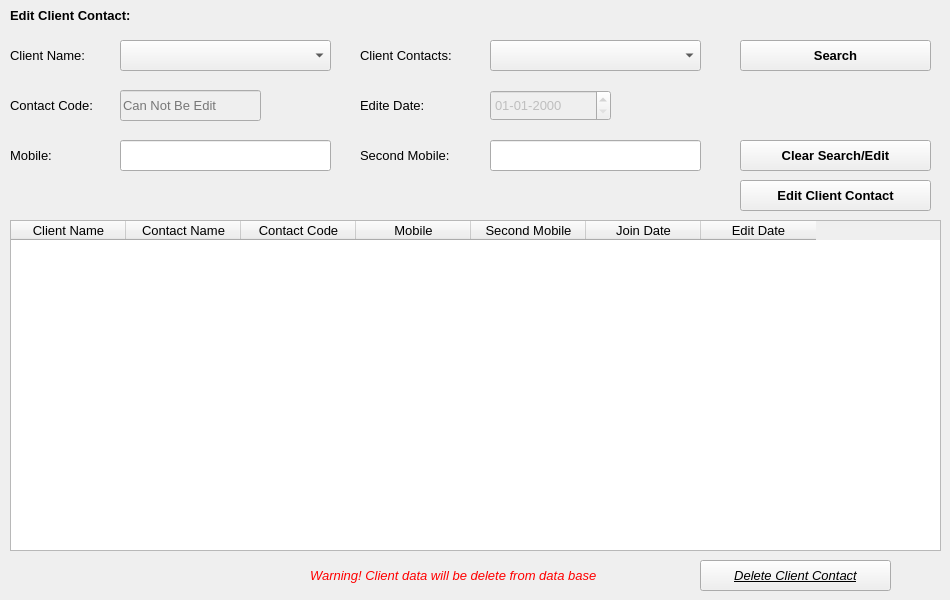
     <widget class="QWidget" name="tab_5">
      <attribute name="title">
       <string>Edit Client Contact</string>
      </attribute>
      <widget class="QLabel" name="label_26">
       <property name="geometry">
        <rect>
         <x>180</x>
         <y>190</y>
         <width>281</width>
         <height>21</height>
        </rect>
       </property>
       <property name="font">
        <font>
         <family>Segoe UI</family>
         <pointsize>10</pointsize>
        </font>
       </property>
       <property name="styleSheet">
        <string notr="true">color:rgb(255, 0, 0);</string>
       </property>
       <property name="text">
        <string/>
       </property>
      </widget>
      <widget class="QLineEdit" name="lineEdit_82">
       <property name="geometry">
        <rect>
         <x>490</x>
         <y>140</y>
         <width>211</width>
         <height>31</height>
        </rect>
       </property>
       <property name="font">
        <font>
         <family>Segoe UI</family>
         <pointsize>10</pointsize>
        </font>
       </property>
       <property name="text">
        <string/>
       </property>
       <property name="frame">
        <bool>true</bool>
       </property>
      </widget>
      <widget class="QPushButton" name="editcontactbutton">
       <property name="geometry">
        <rect>
         <x>740</x>
         <y>180</y>
         <width>191</width>
         <height>31</height>
        </rect>
       </property>
       <property name="font">
        <font>
         <family>Segoe UI</family>
         <pointsize>10</pointsize>
         <weight>75</weight>
         <bold>true</bold>
        </font>
       </property>
       <property name="styleSheet">
        <string notr="true"/>
       </property>
       <property name="text">
        <string>Edit Client Contact</string>
       </property>
      </widget>
      <widget class="QComboBox" name="contactcombedclname">
       <property name="enabled">
        <bool>true</bool>
       </property>
       <property name="geometry">
        <rect>
         <x>120</x>
         <y>40</y>
         <width>211</width>
         <height>31</height>
        </rect>
       </property>
       <property name="font">
        <font>
         <family>Segoe UI</family>
         <pointsize>10</pointsize>
         <weight>50</weight>
         <bold>false</bold>
        </font>
       </property>
       <property name="mouseTracking">
        <bool>false</bool>
       </property>
       <property name="acceptDrops">
        <bool>false</bool>
       </property>
       <property name="styleSheet">
        <string notr="true"/>
       </property>
       <property name="editable">
        <bool>false</bool>
       </property>
       <property name="currentText">
        <string/>
       </property>
       <property name="currentIndex">
        <number>-1</number>
       </property>
       <property name="maxVisibleItems">
        <number>10</number>
       </property>
       <property name="frame">
        <bool>true</bool>
       </property>
      </widget>
      <widget class="QPushButton" name="searchcontactbutton">
       <property name="geometry">
        <rect>
         <x>740</x>
         <y>40</y>
         <width>191</width>
         <height>31</height>
        </rect>
       </property>
       <property name="font">
        <font>
         <family>Segoe UI</family>
         <pointsize>10</pointsize>
         <weight>75</weight>
         <bold>true</bold>
        </font>
       </property>
       <property name="styleSheet">
        <string notr="true"/>
       </property>
       <property name="text">
        <string>Search</string>
       </property>
      </widget>
      <widget class="QLineEdit" name="lineEdit_79">
       <property name="geometry">
        <rect>
         <x>120</x>
         <y>140</y>
         <width>211</width>
         <height>31</height>
        </rect>
       </property>
       <property name="font">
        <font>
         <family>Segoe UI</family>
         <pointsize>10</pointsize>
        </font>
       </property>
       <property name="text">
        <string/>
       </property>
       <property name="frame">
        <bool>true</bool>
       </property>
      </widget>
      <widget class="QComboBox" name="concombedcona">
       <property name="enabled">
        <bool>true</bool>
       </property>
       <property name="geometry">
        <rect>
         <x>490</x>
         <y>40</y>
         <width>211</width>
         <height>31</height>
        </rect>
       </property>
       <property name="font">
        <font>
         <family>Segoe UI</family>
         <pointsize>10</pointsize>
         <weight>50</weight>
         <bold>false</bold>
        </font>
       </property>
       <property name="mouseTracking">
        <bool>false</bool>
       </property>
       <property name="acceptDrops">
        <bool>false</bool>
       </property>
       <property name="styleSheet">
        <string notr="true"/>
       </property>
       <property name="editable">
        <bool>false</bool>
       </property>
       <property name="currentText">
        <string/>
       </property>
       <property name="currentIndex">
        <number>-1</number>
       </property>
       <property name="maxVisibleItems">
        <number>10</number>
       </property>
       <property name="frame">
        <bool>true</bool>
       </property>
      </widget>
      <widget class="QLabel" name="label_133">
       <property name="geometry">
        <rect>
         <x>360</x>
         <y>140</y>
         <width>131</width>
         <height>31</height>
        </rect>
       </property>
       <property name="font">
        <font>
         <family>Segoe UI</family>
         <pointsize>10</pointsize>
         <weight>50</weight>
         <bold>false</bold>
        </font>
       </property>
       <property name="text">
        <string>Second Mobile:</string>
       </property>
      </widget>
      <widget class="QPushButton" name="clearseaconbutton">
       <property name="geometry">
        <rect>
         <x>740</x>
         <y>140</y>
         <width>191</width>
         <height>31</height>
        </rect>
       </property>
       <property name="font">
        <font>
         <family>Segoe UI</family>
         <pointsize>10</pointsize>
         <weight>75</weight>
         <bold>true</bold>
        </font>
       </property>
       <property name="styleSheet">
        <string notr="true"/>
       </property>
       <property name="text">
        <string>Clear Search/Edit</string>
       </property>
      </widget>
      <widget class="QLabel" name="label_135">
       <property name="geometry">
        <rect>
         <x>10</x>
         <y>140</y>
         <width>71</width>
         <height>31</height>
        </rect>
       </property>
       <property name="font">
        <font>
         <family>Segoe UI</family>
         <pointsize>10</pointsize>
         <weight>50</weight>
         <bold>false</bold>
        </font>
       </property>
       <property name="text">
        <string>Mobile:</string>
       </property>
      </widget>
      <widget class="QLabel" name="label_131">
       <property name="geometry">
        <rect>
         <x>10</x>
         <y>40</y>
         <width>111</width>
         <height>31</height>
        </rect>
       </property>
       <property name="font">
        <font>
         <family>Segoe UI</family>
         <pointsize>10</pointsize>
         <weight>50</weight>
         <bold>false</bold>
        </font>
       </property>
       <property name="text">
        <string>Client Name:</string>
       </property>
      </widget>
      <widget class="QLineEdit" name="lineEdit_concode">
       <property name="enabled">
        <bool>false</bool>
       </property>
       <property name="geometry">
        <rect>
         <x>120</x>
         <y>90</y>
         <width>141</width>
         <height>31</height>
        </rect>
       </property>
       <property name="font">
        <font>
         <family>Segoe UI</family>
         <pointsize>10</pointsize>
        </font>
       </property>
       <property name="text">
        <string/>
       </property>
       <property name="frame">
        <bool>true</bool>
       </property>
       <property name="placeholderText">
        <string>Can Not Be Edit</string>
       </property>
      </widget>
      <widget class="QLabel" name="label_132">
       <property name="geometry">
        <rect>
         <x>360</x>
         <y>40</y>
         <width>131</width>
         <height>31</height>
        </rect>
       </property>
       <property name="font">
        <font>
         <family>Segoe UI</family>
         <pointsize>10</pointsize>
         <weight>50</weight>
         <bold>false</bold>
        </font>
       </property>
       <property name="text">
        <string>Client Contacts:</string>
       </property>
      </widget>
      <widget class="QLabel" name="label_130">
       <property name="geometry">
        <rect>
         <x>10</x>
         <y>90</y>
         <width>111</width>
         <height>31</height>
        </rect>
       </property>
       <property name="font">
        <font>
         <family>Segoe UI</family>
         <pointsize>10</pointsize>
         <weight>50</weight>
         <bold>false</bold>
        </font>
       </property>
       <property name="text">
        <string>Contact Code:</string>
       </property>
      </widget>
      <widget class="QTableWidget" name="tableWidget_7">
       <property name="enabled">
        <bool>true</bool>
       </property>
       <property name="geometry">
        <rect>
         <x>10</x>
         <y>220</y>
         <width>931</width>
         <height>331</height>
        </rect>
       </property>
       <property name="font">
        <font>
         <pointsize>10</pointsize>
        </font>
       </property>
       <attribute name="horizontalHeaderDefaultSectionSize">
        <number>115</number>
       </attribute>
       <column>
        <property name="text">
         <string>Client Name</string>
        </property>
        <property name="font">
         <font>
          <family>Segoe UI</family>
          <pointsize>10</pointsize>
         </font>
        </property>
       </column>
       <column>
        <property name="text">
         <string>Contact Name</string>
        </property>
        <property name="font">
         <font>
          <family>Segoe UI</family>
          <pointsize>10</pointsize>
         </font>
        </property>
       </column>
       <column>
        <property name="text">
         <string>Contact Code</string>
        </property>
        <property name="font">
         <font>
          <family>Segoe UI</family>
          <pointsize>10</pointsize>
         </font>
        </property>
       </column>
       <column>
        <property name="text">
         <string>Mobile</string>
        </property>
        <property name="font">
         <font>
          <family>Segoe UI</family>
          <pointsize>10</pointsize>
         </font>
        </property>
       </column>
       <column>
        <property name="text">
         <string>Second Mobile</string>
        </property>
        <property name="font">
         <font>
          <family>Segoe UI</family>
          <pointsize>10</pointsize>
         </font>
        </property>
       </column>
       <column>
        <property name="text">
         <string>Join Date</string>
        </property>
        <property name="font">
         <font>
          <family>Segoe UI</family>
          <pointsize>10</pointsize>
         </font>
        </property>
       </column>
       <column>
        <property name="text">
         <string>Edit Date</string>
        </property>
        <property name="font">
         <font>
          <family>Segoe UI</family>
          <pointsize>10</pointsize>
         </font>
        </property>
       </column>
      </widget>
      <widget class="QPushButton" name="deletecontactbutton">
       <property name="geometry">
        <rect>
         <x>700</x>
         <y>560</y>
         <width>191</width>
         <height>31</height>
        </rect>
       </property>
       <property name="font">
        <font>
         <family>Segoe UI</family>
         <pointsize>10</pointsize>
         <weight>50</weight>
         <italic>true</italic>
         <bold>false</bold>
         <underline>true</underline>
        </font>
       </property>
       <property name="styleSheet">
        <string notr="true"/>
       </property>
       <property name="text">
        <string>Delete Client Contact</string>
       </property>
      </widget>
      <widget class="QLabel" name="label_17">
       <property name="geometry">
        <rect>
         <x>180</x>
         <y>180</y>
         <width>401</width>
         <height>31</height>
        </rect>
       </property>
       <property name="font">
        <font>
         <family>Segoe UI</family>
         <pointsize>10</pointsize>
        </font>
       </property>
       <property name="styleSheet">
        <string notr="true">color:rgb(255, 0, 0);</string>
       </property>
       <property name="text">
        <string/>
       </property>
      </widget>
      <widget class="QLabel" name="label_13">
       <property name="geometry">
        <rect>
         <x>310</x>
         <y>560</y>
         <width>381</width>
         <height>31</height>
        </rect>
       </property>
       <property name="font">
        <font>
         <family>Segoe UI</family>
         <pointsize>10</pointsize>
         <weight>50</weight>
         <italic>true</italic>
         <bold>false</bold>
        </font>
       </property>
       <property name="styleSheet">
        <string notr="true">color:rgb(255, 0, 0);
font: 10pt &quot;Segoe UI&quot;;
font: italic 10pt &quot;Segoe UI&quot;;</string>
       </property>
       <property name="text">
        <string>Warning! Client data will be delete from data base</string>
       </property>
      </widget>
      <widget class="QLabel" name="label_48">
       <property name="geometry">
        <rect>
         <x>10</x>
         <y>0</y>
         <width>161</width>
         <height>31</height>
        </rect>
       </property>
       <property name="font">
        <font>
         <family>Segoe UI</family>
         <pointsize>10</pointsize>
         <weight>75</weight>
         <bold>true</bold>
        </font>
       </property>
       <property name="text">
        <string>Edit Client Contact:</string>
       </property>
      </widget>
      <widget class="QDateEdit" name="dateEdit_19">
       <property name="enabled">
        <bool>false</bool>
       </property>
       <property name="geometry">
        <rect>
         <x>490</x>
         <y>90</y>
         <width>121</width>
         <height>31</height>
        </rect>
       </property>
       <property name="font">
        <font>
         <family>Segoe UI</family>
         <pointsize>10</pointsize>
        </font>
       </property>
       <property name="displayFormat">
        <string>dd-MM-yyyy</string>
       </property>
      </widget>
      <widget class="QLabel" name="label_201">
       <property name="geometry">
        <rect>
         <x>360</x>
         <y>90</y>
         <width>91</width>
         <height>31</height>
        </rect>
       </property>
       <property name="font">
        <font>
         <family>Segoe UI</family>
         <pointsize>10</pointsize>
         <weight>50</weight>
         <bold>false</bold>
        </font>
       </property>
       <property name="text">
        <string>Edite Date:</string>
       </property>
      </widget>
     </widget>
